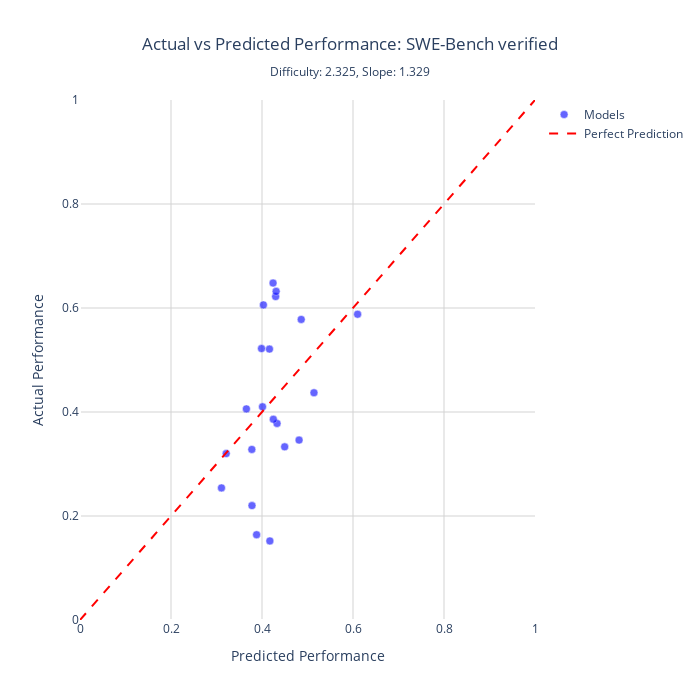

Notebook code cell kept with this figure:
### Code cell
import plotly.graph_objects as go

def plot_benchmark_performance_interactive(benchmark_name, df_data=df1, df_capabilities=df_cm1, df_benchmarks=df_db1):
    """
    Create an interactive plotly scatter plot comparing actual vs predicted performance
    for a specific benchmark with model names shown on hover.
    
    Parameters:
    -----------
    benchmark_name : str
        Name of the benchmark to plot
    df_data : DataFrame
        DataFrame containing performance data (default: df1)
    df_capabilities : DataFrame
        DataFrame containing model capabilities (default: df_cm1)
    df_benchmarks : DataFrame
        DataFrame containing benchmark parameters (default: df_db1)
    """
    
    def logistic(x):
        return 1.0 / (1.0 + np.exp(-x))
    
    # Get data for this benchmark
    bench_data = df_data[df_data['benchmark'] == benchmark_name].copy()
    
    if len(bench_data) == 0:
        print(f"No data found for benchmark: {benchmark_name}")
        print(f"Available benchmarks: {sorted(df_data['benchmark'].unique())}")
        return
    
    # Get benchmark parameters
    bench_params_df = df_benchmarks[df_benchmarks['benchmark_name'] == benchmark_name]
    if len(bench_params_df) == 0:
        print(f"No parameters found for benchmark: {benchmark_name}")
        return
    
    bench_params = bench_params_df.iloc[0]
    D = bench_params['estimated_difficulty']
    alpha = bench_params['estimated_slope']
    
    # Merge with model capabilities
    bench_data = bench_data.merge(df_capabilities[['model', 'estimated_capability']], on='model', how='left')
    
    # Calculate predicted performance
    bench_data['predicted'] = logistic(alpha * (bench_data['estimated_capability'] - D))
    
    # Create the scatter plot
    fig = go.Figure()
    
    # Add scatter points
    fig.add_trace(go.Scatter(
        x=bench_data['predicted'],
        y=bench_data['performance'],
        mode='markers',
        marker=dict(
            size=8,
            color='blue',
            opacity=0.6,
            line=dict(width=0.5, color='white')
        ),
        text=bench_data['model'],
        hovertemplate='<b>%{text}</b><br>' +
                      'Predicted: %{x:.3f}<br>' +
                      'Actual: %{y:.3f}<br>' +
                      '<extra></extra>',
        name='Models'
    ))
    
    # Add diagonal line (perfect prediction)
    fig.add_trace(go.Scatter(
        x=[0, 1],
        y=[0, 1],
        mode='lines',
        line=dict(color='red', dash='dash', width=2),
        name='Perfect Prediction',
        hovertemplate='<extra></extra>'
    ))
    
    # Update layout
    fig.update_layout(
        title=dict(
            text=f'Actual vs Predicted Performance: {benchmark_name}<br>' +
                 f'<sub>Difficulty: {D:.3f}, Slope: {alpha:.3f}</sub>',
            x=0.5,
            xanchor='center'
        ),
        xaxis=dict(
            title='Predicted Performance',
            range=[0, 1],
            gridcolor='lightgray'
        ),
        yaxis=dict(
            title='Actual Performance',
            range=[0, 1],
            gridcolor='lightgray'
        ),
        width=700,
        height=700,
        hovermode='closest',
        plot_bgcolor='white',
        showlegend=True
    )
    
    # fig.write_image("outputs/notebooks/benchmark_performance_interactive_swe_bench.pdf")
    fig.show()
    
    # Print some statistics
    residuals = bench_data['performance'] - bench_data['predicted']
    rmse = np.sqrt(np.mean(residuals**2))
    mae = np.mean(np.abs(residuals))
    
    print(f"\nBenchmark: {benchmark_name}")
    print(f"Number of models: {len(bench_data)}")
    print(f"RMSE: {rmse:.4f}")
    print(f"MAE: {mae:.4f}")


# Example usage - change the benchmark name to plot different benchmarks
# Available benchmarks can be found in df_db1['benchmark_name'].unique()
plot_benchmark_performance_interactive('SWE-Bench verified')

# Uncomment to see all available benchmarks:
# print("\nAvailable benchmarks:")
# for benchmark in sorted(df_db1['benchmark_name'].unique()):
#     print(f"  - {benchmark}")

### Figure 1 — Plotly figure (JSON) as saved in the notebook; plotly's stock layout.template omitted (floating-point values rounded to 4 significant figures)
{"data": [{"hovertemplate": "<b>%{text}</b><br>Predicted: %{x:.3f}<br>Actual: %{y:.3f}<br><extra></extra>", "marker": {"color": "blue", "line": {"color": "white", "width": 0.5}, "opacity": 0.6, "size": 8}, "mode": "markers", "name": "Models", "text": ["claude-3-5-sonnet-20240620", "o3-mini-2025-01-31_medium", "gpt-4o-2024-11-20", "gemini-2.0-flash-001", "claude-3-7-sonnet-20250219", "grok-3-mini-beta_low", "gpt-4.1-2025-04-14", "gpt-4.1-mini-2025-04-14", "claude-opus-4-20250514", "claude-sonnet-4-20250514", "grok-3-beta", "DeepSeek-R1-0528", "claude-opus-4-1-20250805", "Kimi-K2-Instruct", "claude-3-5-sonnet-20241022", "gpt-5-2025-08-07_medium", "gpt-5-mini-2025-08-07_medium", "claude-sonnet-4-5-20250929", "o3-2025-04-16_medium", "o4-mini-2025-04-16_medium", "DeepSeek-V3.1"], "type": "scatter", "x": [0.3214, 0.4331, 0.3109, 0.378, 0.3989, 0.4173, 0.4011, 0.3776, 0.43, 0.4031, 0.4249, 0.4499, 0.4311, 0.3881, 0.3657, 0.6101, 0.4862, 0.4243, 0.5142, 0.4815, 0.4164], "y": [0.32, 0.378, 0.254, 0.22, 0.522, 0.152, 0.41, 0.328, 0.622, 0.606, 0.386, 0.333, 0.632, 0.164, 0.406, 0.588, 0.578, 0.648, 0.437, 0.346, 0.521]}, {"hovertemplate": "<extra></extra>", "line": {"color": "red", "dash": "dash", "width": 2}, "mode": "lines", "name": "Perfect Prediction", "type": "scatter", "x": [0, 1], "y": [0, 1]}], "layout": {"height": 700, "hovermode": "closest", "plot_bgcolor": "white", "showlegend": true, "title": {"text": "Actual vs Predicted Performance: SWE-Bench verified<br><sub>Difficulty: 2.325, Slope: 1.329</sub>", "x": 0.5, "xanchor": "center"}, "width": 700, "xaxis": {"gridcolor": "lightgray", "range": [0, 1], "title": {"text": "Predicted Performance"}}, "yaxis": {"gridcolor": "lightgray", "range": [0, 1], "title": {"text": "Actual Performance"}}}}
